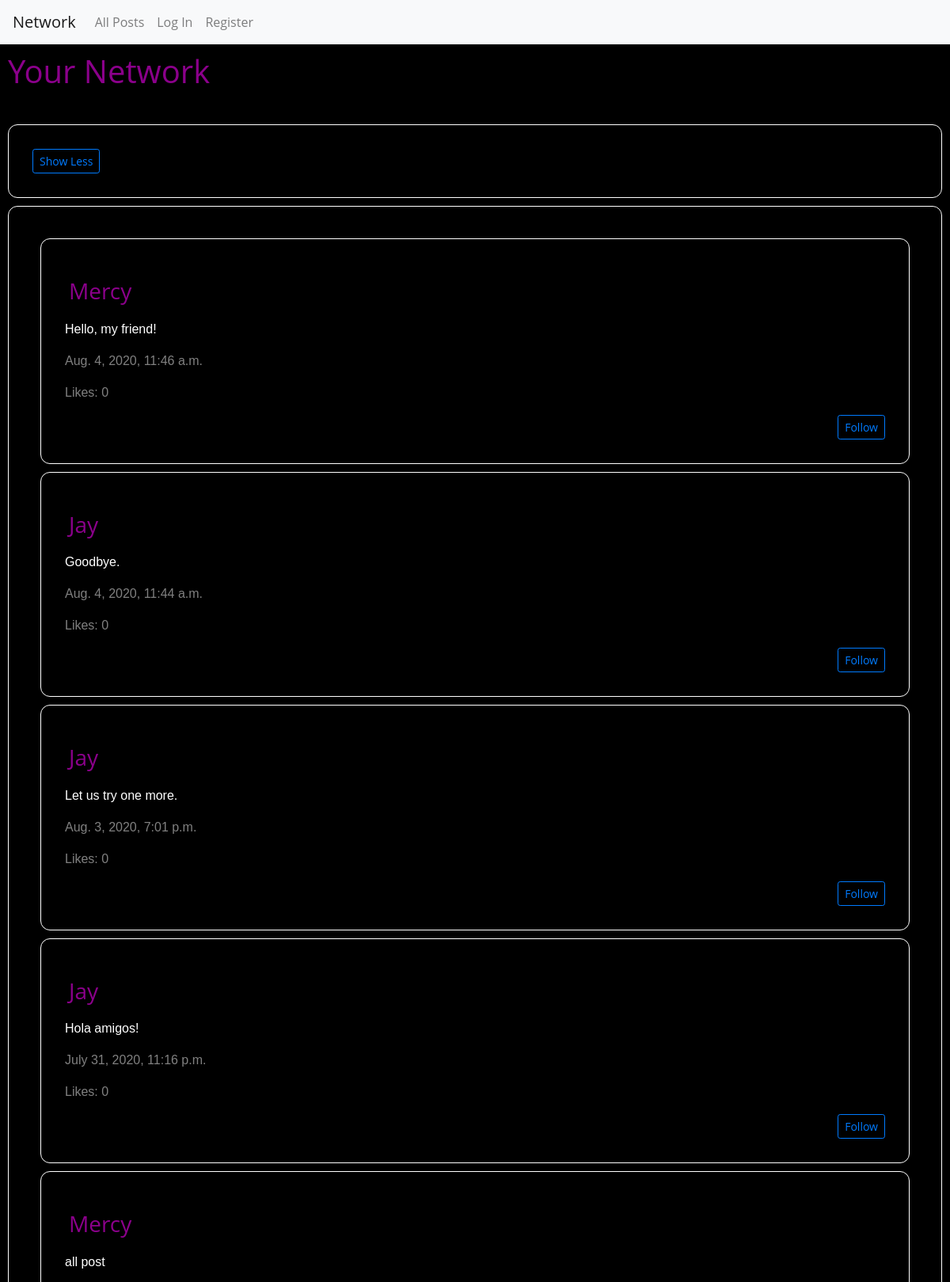
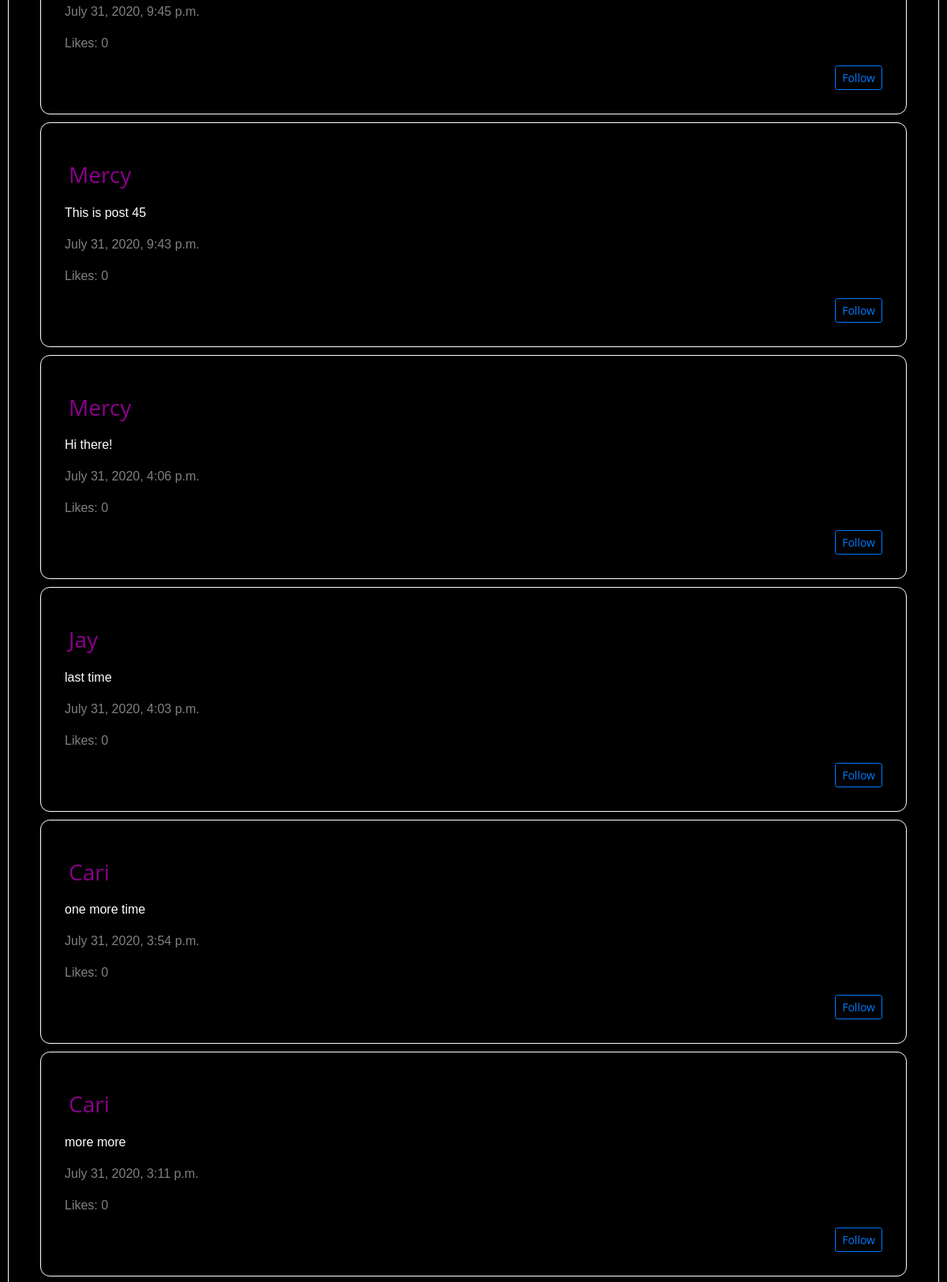
The page / (upper part) on the database its author committed (2 pictures, top to bottom).
### network/models.py (models this page shows, shortened)
class Post(models.Model):
    username = models.ForeignKey(
        "User", default=1, on_delete=models.CASCADE, related_name="posts")
    content = models.TextField(blank=True)
    timestamp = models.DateTimeField(auto_now_add=True)
    likes = models.ManyToManyField(
        'User', default=0, blank=True, related_name='likes')
    objects = PostSerializer()

class User(AbstractUser):
    pass

### network/views.py (the view)
# urls.py: path("", views.index, name="index"),
def index(request):
    all_post = Post.objects.order_by("-timestamp").all()
    return render(request, "network/index.html", {
        "posts": all_post
    })

### network/templates/network/index.html (shortened to what this page needs)
{% extends "network/layout.html" %}
{% load static %}
{% block body %}
    <h1 id="titleLink"> Your Network</h1>
    <hr>
    <div class="compose-post" id="compose-post">
    <button class="btn btn-sm btn-outline-primary" id="show_posts" class="follow_profile">Show Less</button>
    </div>
    <div id="post-view">
    <div id="post-table">
    {% for post in posts %}
    <div class="compose-post">
    <h3 id="titlePage">{{ post.username }}</h3>
    <p class="inputText">{{ post.content }}</p>
    <p class="timeInfo">{{ post.timestamp}}</p>
    <p class="timeInfo"> Likes: 0 </p>
    <div class="follow_profile">
    <button class="btn btn-sm btn-outline-primary" class="follow_profile">Follow</button>
    </div>
    </div>
    {% endfor %}
    </div>
    </div>
{% endblock %}

### network/static/network/styles.css (style rules this page uses)
* { box-sizing: border-box; }
body { font-family: "Open Sans", arial, sans-serif; margin: 10; height: 100vh; width: 100vw; color: #8b008b; background: #000000; }
h3 { margin: 0.5em 0; }
#titleLink { width: 100%; display: flex; align-items: flex-start; justify-content: left; padding: 10px; }
#titlePage { width: 100%; display: flex; align-items: flex-start; justify-content: left; padding: 5px; }
#post-view { padding: 30px; margin: 10px; border: 1px solid white; border-radius: 12px; clear: both; border-collapse: separate; }
.follow_profile { display: flex; align-items: flex-end; justify-content: flex-end; flex-direction: row; }
.compose-post { padding: 30px; margin: 10px; border: 1px solid white; border-radius: 12px; clear: both; vertical-align: inherit; border-collapse: separate; }
.inputText { color: white; font-family: Verdana, Geneva, Tahoma, sans-serif; }
.timeInfo { color: grey; font-family: Verdana, Geneva, Tahoma, sans-serif; }

### rows shown on the page
Post: username "Mercy", content "Hello, my friend!", timestamp "Aug. 4, 2020, 11:46 a.m."
Post: username "Jay", content "Goodbye.", timestamp "Aug. 4, 2020, 11:44 a.m."
Post: username "Jay", content "Let us try one more.", timestamp "Aug. 3, 2020, 7:01 p.m."
Post: username "Jay", content "Hola amigos!", timestamp "July 31, 2020, 11:16 p.m."
Post: username "Mercy", content "all post", timestamp "July 31, 2020, 9:45 p.m."
Post: username "Mercy", content "This is post 45", timestamp "July 31, 2020, 9:43 p.m."
Post: username "Mercy", content "Hi there!", timestamp "July 31, 2020, 4:06 p.m."
Post: username "Jay", content "last time", timestamp "July 31, 2020, 4:03 p.m."
Post: username "Cari", content "one more time", timestamp "July 31, 2020, 3:54 p.m."
Post: username "Cari", content "more more", timestamp "July 31, 2020, 3:11 p.m."
